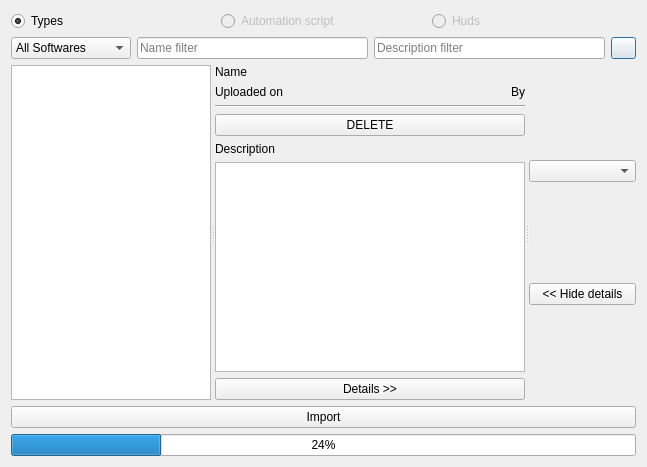
<?xml version="1.0" encoding="UTF-8"?>
<ui version="4.0">
 <class>Dialog</class>
 <widget class="QDialog" name="Dialog">
  <property name="geometry">
   <rect>
    <x>0</x>
    <y>0</y>
    <width>647</width>
    <height>467</height>
   </rect>
  </property>
  <property name="windowTitle">
   <string>Dialog</string>
  </property>
  <layout class="QVBoxLayout" name="verticalLayout" stretch="0,0,1,0,0">
   <item>
    <layout class="QHBoxLayout" name="horizontalLayout">
     <item>
      <widget class="QRadioButton" name="typeRadioButton">
       <property name="text">
        <string>Types</string>
       </property>
       <property name="checked">
        <bool>true</bool>
       </property>
      </widget>
     </item>
     <item>
      <widget class="QRadioButton" name="batchScriptRadioButton">
       <property name="enabled">
        <bool>false</bool>
       </property>
       <property name="text">
        <string>Automation script</string>
       </property>
      </widget>
     </item>
     <item>
      <widget class="QRadioButton" name="hudRadioButton">
       <property name="enabled">
        <bool>false</bool>
       </property>
       <property name="text">
        <string>Huds</string>
       </property>
      </widget>
     </item>
    </layout>
   </item>
   <item>
    <layout class="QHBoxLayout" name="horizontalLayout_3">
     <item>
      <widget class="QComboBox" name="softwareComboBox">
       <property name="minimumSize">
        <size>
         <width>120</width>
         <height>0</height>
        </size>
       </property>
       <item>
        <property name="text">
         <string>All Softwares</string>
        </property>
       </item>
      </widget>
     </item>
     <item>
      <widget class="QLineEdit" name="nameLineEdit">
       <property name="placeholderText">
        <string>Name filter</string>
       </property>
      </widget>
     </item>
     <item>
      <widget class="QLineEdit" name="descriptionLineEdit">
       <property name="placeholderText">
        <string>Description filter</string>
       </property>
      </widget>
     </item>
     <item>
      <widget class="QPushButton" name="refreshPushButton">
       <property name="maximumSize">
        <size>
         <width>25</width>
         <height>25</height>
        </size>
       </property>
       <property name="text">
        <string/>
       </property>
      </widget>
     </item>
    </layout>
   </item>
   <item>
    <widget class="QSplitter" name="splitter">
     <property name="orientation">
      <enum>Qt::Horizontal</enum>
     </property>
     <widget class="QListWidget" name="listWidget">
      <property name="maximumSize">
       <size>
        <width>200</width>
        <height>16777215</height>
       </size>
      </property>
      <property name="selectionMode">
       <enum>QAbstractItemView::ExtendedSelection</enum>
      </property>
     </widget>
     <widget class="QWidget" name="mainWidget" native="true">
      <layout class="QVBoxLayout" name="verticalLayout_2">
       <property name="leftMargin">
        <number>0</number>
       </property>
       <property name="topMargin">
        <number>0</number>
       </property>
       <property name="rightMargin">
        <number>0</number>
       </property>
       <property name="bottomMargin">
        <number>0</number>
       </property>
       <item>
        <widget class="QLabel" name="nameLabel">
         <property name="text">
          <string>Name</string>
         </property>
        </widget>
       </item>
       <item>
        <layout class="QHBoxLayout" name="horizontalLayout_4">
         <item>
          <widget class="QLabel" name="dateLabel">
           <property name="text">
            <string>Uploaded on</string>
           </property>
          </widget>
         </item>
         <item>
          <widget class="QLabel" name="userLabel">
           <property name="text">
            <string>By</string>
           </property>
           <property name="alignment">
            <set>Qt::AlignRight|Qt::AlignTrailing|Qt::AlignVCenter</set>
           </property>
          </widget>
         </item>
        </layout>
       </item>
       <item>
        <widget class="Line" name="line">
         <property name="orientation">
          <enum>Qt::Horizontal</enum>
         </property>
        </widget>
       </item>
       <item>
        <widget class="QPushButton" name="deletePushButton">
         <property name="text">
          <string>DELETE</string>
         </property>
        </widget>
       </item>
       <item>
        <widget class="QLabel" name="label_3">
         <property name="text">
          <string>Description</string>
         </property>
        </widget>
       </item>
       <item>
        <widget class="QTextEdit" name="descriptionTextEdit">
         <property name="readOnly">
          <bool>true</bool>
         </property>
        </widget>
       </item>
       <item>
        <widget class="QPushButton" name="showActionsPushButton">
         <property name="text">
          <string>Details &gt;&gt;</string>
         </property>
        </widget>
       </item>
      </layout>
     </widget>
     <widget class="QWidget" name="actionWidget" native="true">
      <layout class="QVBoxLayout" name="verticalLayout_3">
       <property name="leftMargin">
        <number>0</number>
       </property>
       <property name="topMargin">
        <number>0</number>
       </property>
       <property name="rightMargin">
        <number>0</number>
       </property>
       <property name="bottomMargin">
        <number>0</number>
       </property>
       <item>
        <widget class="QComboBox" name="actionComboBox"/>
       </item>
       <item>
        <widget class="QPushButton" name="hideActionsPushButton">
         <property name="text">
          <string>&lt;&lt; Hide details</string>
         </property>
        </widget>
       </item>
      </layout>
     </widget>
    </widget>
   </item>
   <item>
    <widget class="QPushButton" name="importPushButton">
     <property name="text">
      <string>Import</string>
     </property>
    </widget>
   </item>
   <item>
    <widget class="QProgressBar" name="progressBar">
     <property name="value">
      <number>24</number>
     </property>
    </widget>
   </item>
  </layout>
 </widget>
 <resources/>
 <connections/>
</ui>
